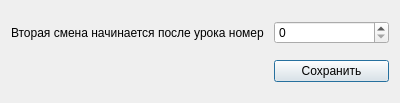
<?xml version="1.0" encoding="UTF-8"?>
<ui version="4.0">
 <class>DialogConfig</class>
 <widget class="QDialog" name="DialogConfig">
  <property name="geometry">
   <rect>
    <x>0</x>
    <y>0</y>
    <width>400</width>
    <height>103</height>
   </rect>
  </property>
  <property name="windowTitle">
   <string>Настройки</string>
  </property>
  <layout class="QGridLayout" name="gridLayout">
   <item row="0" column="0">
    <widget class="QLabel" name="label">
     <property name="text">
      <string>Вторая смена начинается после урока номер </string>
     </property>
    </widget>
   </item>
   <item row="0" column="1">
    <widget class="QSpinBox" name="spinLesson"/>
   </item>
   <item row="1" column="1">
    <widget class="QPushButton" name="pushSave">
     <property name="text">
      <string>Сохранить</string>
     </property>
    </widget>
   </item>
  </layout>
 </widget>
 <resources/>
 <connections/>
</ui>
